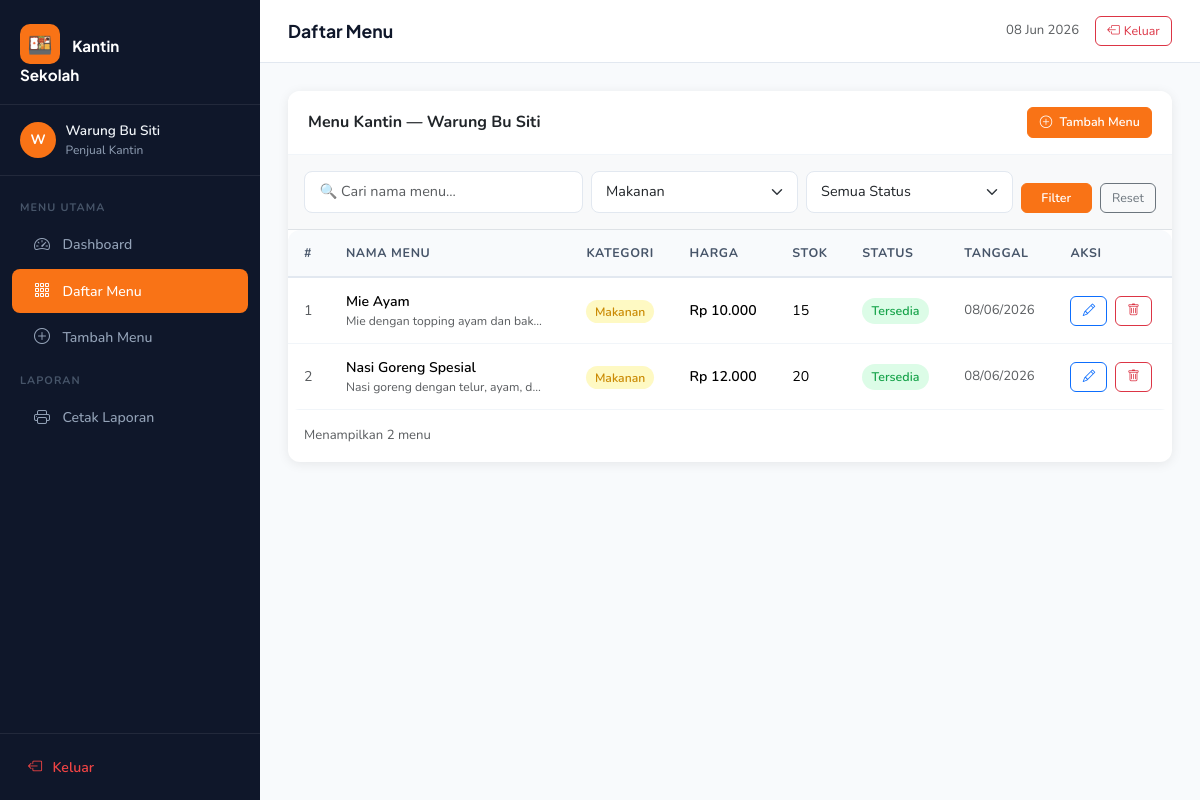
Screenshot of /manajemen_menu_kantin/menu/index.php?kategori=Makanan (signed in) with the database file from the repository.
### tables this page shows
CREATE TABLE IF NOT EXISTS menu (
    id            INT AUTO_INCREMENT PRIMARY KEY,
    user_id       INT NOT NULL,
    nama_menu     VARCHAR(100) NOT NULL,
    kategori_menu VARCHAR(50)  NOT NULL,
    harga         INT NOT NULL,
    stok          INT NOT NULL,
    status_menu   VARCHAR(50)  NOT NULL,
    deskripsi     TEXT,
    tanggal_input DATE NOT NULL,
    created_at    TIMESTAMP NULL DEFAULT CURRENT_TIMESTAMP,
    updated_at    TIMESTAMP NULL DEFAULT CURRENT_TIMESTAMP ON UPDATE CURRENT_TIMESTAMP,
    FOREIGN KEY (user_id) REFERENCES users(id) ON DELETE CASCADE
);

### manajemen_menu_kantin/menu/index.php (the view, shortened to what this page needs)
<?php
require_once __DIR__ . '/../config/database.php';
$uid = $_SESSION['user_id'];
$kategori = $_GET['kategori'] ?? '';
$status   = $_GET['status']   ?? '';
$cari     = $_GET['cari']     ?? '';
$sql    = "SELECT * FROM menu WHERE user_id = ?";
$params = [$uid];
if ($kategori) { $sql .= " AND kategori_menu = ?"; $params[] = $kategori; }
$sql .= " ORDER BY id DESC";
$stmt = $pdo->prepare($sql);
$stmt->execute($params);
$menus = $stmt->fetchAll();
function formatRp($n) { return 'Rp ' . number_format($n, 0, ',', '.'); }
function kategoriClass($k) {
    return match($k) {
        'Makanan' => 'badge-makanan',
        'Minuman' => 'badge-minuman',
        default   => 'badge-snack',
    };
}
require_once __DIR__ . '/../config/layout_start.php';
?>
<div class="card">
    <div class="card-header d-flex flex-column flex-md-row justify-content-between align-items-start align-items-md-center gap-2">
        <span class="fw-bold">Menu Kantin — <?= htmlspecialchars($_SESSION['user_name']) ?></span>
        <a href="/manajemen_menu_kantin/menu/create.php" class="btn btn-primary btn-sm">
            <i class="bi bi-plus-circle me-1"></i> Tambah Menu
        </a>
    </div>
    <div class="p-3 border-bottom bg-light" style="border-radius:0">
        <form method="GET" class="row g-2 align-items-end">
            <div class="col-12 col-md-4">
                <input type="text" name="cari" class="form-control form-control-sm"
                       placeholder="🔍 Cari nama menu..." value="<?= htmlspecialchars($cari) ?>">
            </div>
            <div class="col-6 col-md-3">
                <select name="kategori" class="form-select form-select-sm">
                    <option value="Makanan" <?= $kategori==='Makanan'?'selected':'' ?>>Makanan</option>
                </select>
            </div>
            <div class="col-6 col-md-3">
                <select name="status" class="form-select form-select-sm">
                    <option value="">Semua Status</option>
                </select>
            </div>
            <div class="col-12 col-md-2 d-flex gap-2">
                <button type="submit" class="btn btn-primary btn-sm flex-grow-1">Filter</button>
                <a href="/manajemen_menu_kantin/menu/index.php" class="btn btn-outline-secondary btn-sm">Reset</a>
            </div>
        </form>
    </div>
    <div class="card-body p-0">
        <?php if (empty($menus)): ?>
            <div class="text-center py-5 text-muted">
                <i class="bi bi-inbox fs-1 d-block mb-3"></i>
                <p class="mb-0">Tidak ada menu ditemukan.</p>
                <?php if (!$kategori && !$status && !$cari): ?>
                    <a href="/manajemen_menu_kantin/menu/create.php" class="btn btn-primary mt-3">
                        <i class="bi bi-plus-circle me-1"></i> Tambah Menu Pertama
                    </a>
                <?php endif; ?>
            </div>
        <?php else: ?>
        <div class="table-responsive">
            <table class="table table-hover mb-0">
                <thead>
                    <tr>
                        <th>#</th>
                        <th>Nama Menu</th>
                        <th>Kategori</th>
                        <th>Harga</th>
                        <th>Stok</th>
                        <th>Status</th>
                        <th>Tanggal</th>
                        <th>Aksi</th>
                    </tr>
                </thead>
                <tbody>
                    <?php foreach ($menus as $i => $m): ?>
                    <tr>
                        <td class="text-muted"><?= $i+1 ?></td>
                        <td>
                            <div class="fw-600" style="font-weight:600"><?= htmlspecialchars($m['nama_menu']) ?></div>
                            <?php if ($m['deskripsi']): ?>
                                <div class="text-muted" style="font-size:.76rem;max-width:200px;overflow:hidden;white-space:nowrap;text-overflow:ellipsis">
                                    <?= htmlspecialchars($m['deskripsi']) ?>
                                </div>
                            <?php endif; ?>
                        </td>
                        <td><span class="<?= kategoriClass($m['kategori_menu']) ?>"><?= htmlspecialchars($m['kategori_menu']) ?></span></td>
                        <td style="font-weight:600"><?= formatRp($m['harga']) ?></td>
                        <td><?= $m['stok'] ?></td>
                        <td><span class="<?= $m['status_menu']==='Tersedia'?'badge-tersedia':'badge-habis' ?>"><?= htmlspecialchars($m['status_menu']) ?></span></td>
                        <td class="text-muted" style="font-size:.82rem"><?= date('d/m/Y', strtotime($m['tanggal_input'])) ?></td>
                        <td>
                            <a href="/manajemen_menu_kantin/menu/edit.php?id=<?= $m['id'] ?>"
                               class="btn btn-sm btn-outline-primary me-1">
                                <i class="bi bi-pencil"></i>
                            </a>
                            <button type="button"
                                    class="btn btn-sm btn-outline-danger btn-hapus"
                                    data-id="<?= $m['id'] ?>"
                                    data-nama="<?= htmlspecialchars($m['nama_menu']) ?>">
                                <i class="bi bi-trash"></i>
                            </button>
                        </td>
                    </tr>
                    <?php endforeach; ?>
                </tbody>
            </table>
        </div>
        <div class="p-3 text-muted" style="font-size:.82rem">
            Menampilkan <?= count($menus) ?> menu
        </div>
        <?php endif; ?>
    </div>
</div>
<?php require_once __DIR__ . '/../config/layout_end.php'; ?>

### manajemen_menu_kantin/assets/css/style.css (style rules this page uses)
:root { --primary: #f97316; --primary-dk: #ea580c; --primary-lt: #fff7ed; --secondary: #0f172a; --success: #16a34a; --danger: #dc2626; --warning: #d97706; --sidebar-w: 260px; --radius: 12px; --shadow: 0 2px 12px rgba(0,0,0,.08); --shadow-lg: 0 8px 30px rgba(0,0,0,.12); }
* { box-sizing: border-box; }
body { font-family: 'Nunito', sans-serif; background: #f8fafc; color: #1e293b; margin: 0; }
.card { border: none; border-radius: var(--radius); box-shadow: var(--shadow); }
.card-header { background: #fff; border-bottom: 1px solid #f1f5f9; border-radius: var(--radius) var(--radius) 0 0 !important; padding: 1rem 1.25rem; }
.table-responsive { border-radius: var(--radius); overflow: hidden; }
.table thead th { background: #f8fafc; color: #475569; font-size: .78rem; font-weight: 700; letter-spacing: .05em; text-transform: uppercase; border-bottom: 2px solid #e2e8f0; padding: .85rem 1rem; white-space: nowrap; }
.table tbody td { padding: .8rem 1rem; vertical-align: middle; border-color: #f1f5f9; font-size: .88rem; }
.badge-tersedia { background: #dcfce7; color: #16a34a; padding: .35em .75em; border-radius: 20px; font-size: .78rem; font-weight: 600; }
.badge-makanan { background: #fef9c3; color: #ca8a04; padding:.3em .7em; border-radius:20px; font-size:.76rem; font-weight:600; }
.btn-primary { background: var(--primary) !important; border-color: var(--primary) !important; font-weight: 600; }
.btn-sm { font-size: .78rem; padding: .3rem .7rem; border-radius: 6px; }
.form-control, .form-select { border-radius: 8px; border: 1.5px solid #e2e8f0; font-size: .9rem; padding: .6rem .9rem; }

### rows the page displays
menu: nama_menu "Mie Ayam", deskripsi "Mie dengan topping ayam dan bakso", kategori_menu "Makanan", harga "Rp 10.000", stok "15", status_menu "Tersedia", tanggal_input "08/06/2026"
menu: nama_menu "Nasi Goreng Spesial", deskripsi "Nasi goreng dengan telur, ayam, d…", kategori_menu "Makanan", harga "Rp 12.000", stok "20", status_menu "Tersedia", tanggal_input "08/06/2026"

### other values shown
getInitial($_SESSION['user_name']) "W"
$_SESSION['user_name'] "Warung Bu Siti"
$pageTitle "Daftar Menu"
count($menus) "2"
